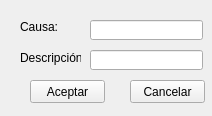
<?xml version="1.0" encoding="UTF-8"?>
<ui version="4.0">
 <class>Form</class>
 <widget class="QWidget" name="Form">
  <property name="geometry">
   <rect>
    <x>0</x>
    <y>0</y>
    <width>212</width>
    <height>116</height>
   </rect>
  </property>
  <property name="windowTitle">
   <string>Form</string>
  </property>
  <widget class="QLabel" name="causaLbl">
   <property name="geometry">
    <rect>
     <x>20</x>
     <y>20</y>
     <width>46</width>
     <height>13</height>
    </rect>
   </property>
   <property name="text">
    <string>Causa:</string>
   </property>
  </widget>
  <widget class="QLabel" name="descripcionLbl">
   <property name="geometry">
    <rect>
     <x>20</x>
     <y>50</y>
     <width>61</width>
     <height>16</height>
    </rect>
   </property>
   <property name="text">
    <string>Descripción:</string>
   </property>
  </widget>
  <widget class="QLineEdit" name="causaTxt">
   <property name="geometry">
    <rect>
     <x>90</x>
     <y>20</y>
     <width>113</width>
     <height>20</height>
    </rect>
   </property>
  </widget>
  <widget class="QLineEdit" name="descripcionTxt">
   <property name="geometry">
    <rect>
     <x>90</x>
     <y>50</y>
     <width>113</width>
     <height>20</height>
    </rect>
   </property>
  </widget>
  <widget class="QPushButton" name="aceptarBtn">
   <property name="geometry">
    <rect>
     <x>30</x>
     <y>80</y>
     <width>75</width>
     <height>23</height>
    </rect>
   </property>
   <property name="text">
    <string>Aceptar</string>
   </property>
  </widget>
  <widget class="QPushButton" name="cancelarBtn">
   <property name="geometry">
    <rect>
     <x>130</x>
     <y>80</y>
     <width>75</width>
     <height>23</height>
    </rect>
   </property>
   <property name="text">
    <string>Cancelar</string>
   </property>
  </widget>
 </widget>
 <resources/>
 <connections>
  <connection>
   <sender>aceptarBtn</sender>
   <signal>clicked()</signal>
   <receiver>Form</receiver>
   <slot>agregarCausaFalta()</slot>
   <hints>
    <hint type="sourcelabel">
     <x>81</x>
     <y>86</y>
    </hint>
    <hint type="destinationlabel">
     <x>15</x>
     <y>91</y>
    </hint>
   </hints>
  </connection>
  <connection>
   <sender>cancelarBtn</sender>
   <signal>clicked()</signal>
   <receiver>Form</receiver>
   <slot>cancelar()</slot>
   <hints>
    <hint type="sourcelabel">
     <x>162</x>
     <y>94</y>
    </hint>
    <hint type="destinationlabel">
     <x>125</x>
     <y>93</y>
    </hint>
   </hints>
  </connection>
 </connections>
 <slots>
  <slot>agregarCausaFalta()</slot>
  <slot>cancelar()</slot>
 </slots>
</ui>
